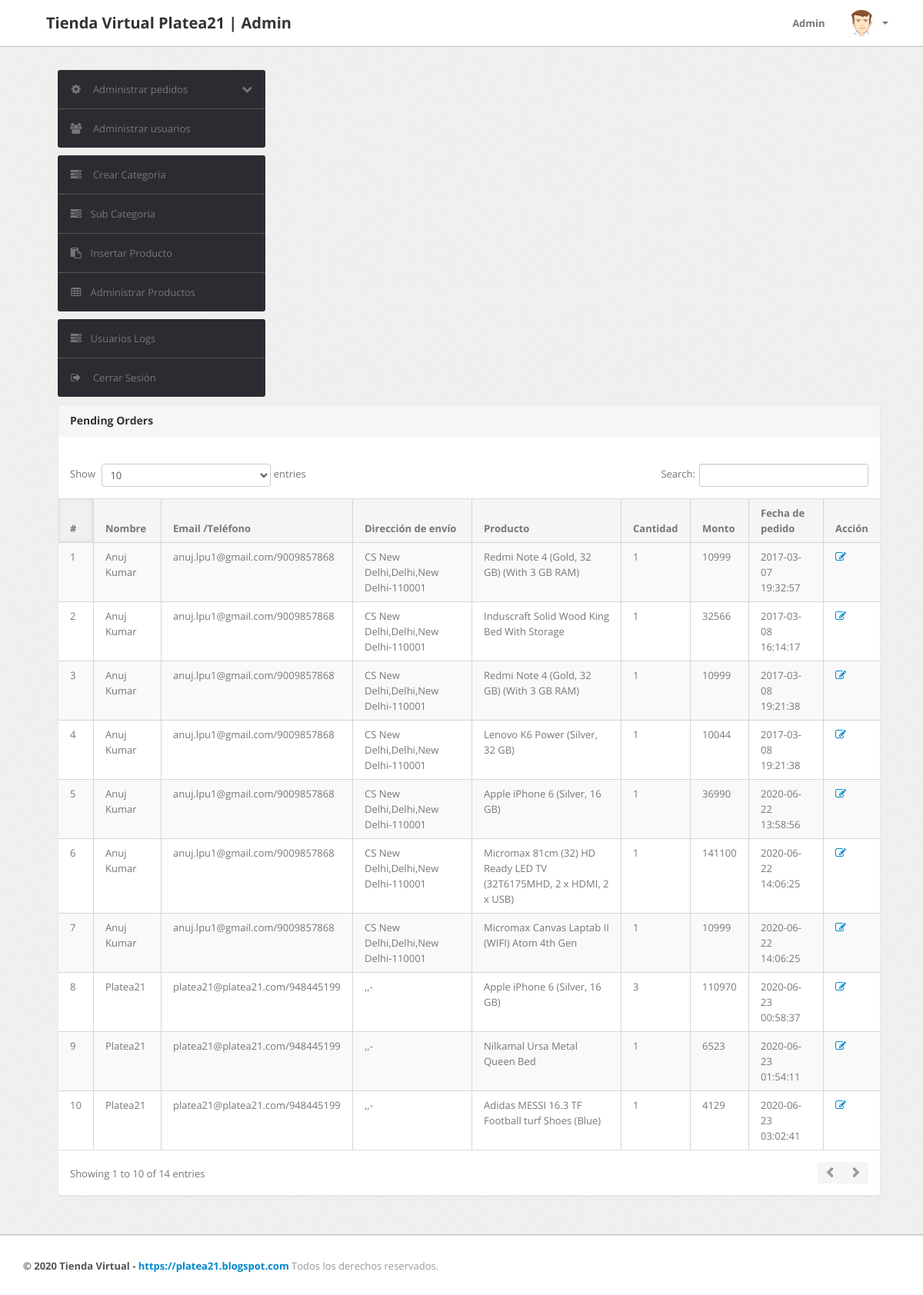
/admin/pending-orders.php (signed in), run on the app's committed database.
### tables this page shows
CREATE TABLE `orders` (
  `id` int(11) NOT NULL,
  `userId` int(11) DEFAULT NULL,
  `productId` varchar(255) DEFAULT NULL,
  `quantity` int(11) DEFAULT NULL,
  `orderDate` timestamp NOT NULL DEFAULT CURRENT_TIMESTAMP,
  `paymentMethod` varchar(50) DEFAULT NULL,
  `orderStatus` varchar(55) DEFAULT NULL
);

CREATE TABLE `users` (
  `id` int(11) NOT NULL,
  `name` varchar(255) DEFAULT NULL,
  `email` varchar(255) DEFAULT NULL,
  `contactno` bigint(11) DEFAULT NULL,
  `password` varchar(255) DEFAULT NULL,
  `shippingAddress` longtext,
  `shippingState` varchar(255) DEFAULT NULL,
  `shippingCity` varchar(255) DEFAULT NULL,
  `shippingPincode` int(11) DEFAULT NULL,
  `billingAddress` longtext,
  `billingState` varchar(255) DEFAULT NULL,
  `billingCity` varchar(255) DEFAULT NULL,
  `billingPincode` int(11) DEFAULT NULL,
  `regDate` timestamp NOT NULL DEFAULT CURRENT_TIMESTAMP,
  `updationDate` varchar(255) DEFAULT NULL
);

CREATE TABLE `products` (
  `id` int(11) NOT NULL,
  `category` int(11) NOT NULL,
  `subCategory` int(11) DEFAULT NULL,
  `productName` varchar(255) DEFAULT NULL,
  `productCompany` varchar(255) DEFAULT NULL,
  `productPrice` int(11) DEFAULT NULL,
  `productPriceBeforeDiscount` int(11) DEFAULT NULL,
  `productDescription` longtext,
  `productImage1` varchar(255) DEFAULT NULL,
  `productImage2` varchar(255) DEFAULT NULL,
  `productImage3` varchar(255) DEFAULT NULL,
  `shippingCharge` int(11) DEFAULT NULL,
  `productAvailability` varchar(255) DEFAULT NULL,
  `postingDate` timestamp NULL DEFAULT CURRENT_TIMESTAMP,
  `updationDate` varchar(255) DEFAULT NULL
);

### admin/pending-orders.php (the view, shortened to what this page needs)
<?php
include('include/config.php');
if(strlen($_SESSION['alogin'])==0)
	{
header('location:index.php');
}
else{
?>
<!DOCTYPE html>
<html lang="es">
<head>
	<link type="text/css" href="bootstrap/css/bootstrap.min.css" rel="stylesheet">
	<link type="text/css" href="bootstrap/css/bootstrap-responsive.min.css" rel="stylesheet">
	<link type="text/css" href="css/theme.css" rel="stylesheet">
	<link type="text/css" href="images/icons/css/font-awesome.css" rel="stylesheet">
</head>
<body>
<?php include('include/header.php');?>
	<div class="wrapper">
		<div class="container">
			<div class="row">
<?php include('include/sidebar.php');?>
			<div class="span11">
					<div class="content">
	<div class="module">
							<div class="module-head">
								<h3>Pending Orders</h3>
							</div>
							<div class="module-body table">
									<br />
								<table cellpadding="0" cellspacing="0" border="0" class="datatable-1 table table-bordered table-striped	 display table-responsive" >
									<thead>
										<tr>
											<th>#</th>
											<th>Nombre</th>
											<th width="50">Email /Teléfono</th>
											<th>Dirección de envío</th>
											<th>Producto </th>
											<th>Cantidad </th>
											<th>Monto </th>
											<th>Fecha de pedido</th>
											<th>Acción</th>
										</tr>
									</thead>
<tbody>
<?php
$status='Delivered';
$query=mysqli_query($con,"select users.name as username,users.email as useremail,users.contactno as usercontact,users.shippingAddress as shippingaddress,users.shippingCity as shippingcity,users.shippingState as shippingstate,users.shippingPincode as shippingpincode,products.productName as productname,products.shippingCharge as shippingcharge,orders.quantity as quantity,orders.orderDate as orderdate,products.productPrice as productprice,orders.id as id  from orders join users on  orders.userId=users.id join products on products.id=orders.productId where orders.orderStatus!='$status' or orders.orderStatus is null");
$cnt=1;
while($row=mysqli_fetch_array($query))
{
?>
										<tr>
											<td><?php echo htmlentities($cnt);?></td>
											<td><?php echo htmlentities($row['username']);?></td>
<td><?php echo htmlentities($row['useremail']);?>/<?php echo htmlentities($row['usercontact']);?></td>
<td><?php echo htmlentities($row['shippingaddress'].",".$row['shippingcity'].",".$row['shippingstate']."-".$row['shippingpincode']);?></td>
											<td><?php echo htmlentities($row['productname']);?></td>
											<td><?php echo htmlentities($row['quantity']);?></td>
											<td><?php echo htmlentities($row['quantity']*$row['productprice']+$row['shippingcharge']);?></td>
											<td><?php echo htmlentities($row['orderdate']);?></td>
											<td>   <a href="updateorder.php?oid=<?php echo htmlentities($row['id']);?>" title="Update order" target="_blank"><i class="icon-edit"></i></a>
											</td>
											</tr>
										<?php $cnt=$cnt+1; } ?>
										</tbody>
								</table>
							</div>
						</div>
					</div>
				</div>
			</div>
		</div>
	</div>
<?php include('include/footer.php');?>
</body>
<?php } ?>

### data on the page
orders: userId.name "Anuj Kumar", userId.email "anuj.lpu1@gmail.com", userId.contactno "9009857868", userId.shippingPincode "CS New Delhi,Delhi,New Delhi-110001", productId.productName "Redmi Note 4 (Gold, 32 GB) (With 3 GB RAM)", quantity "1", $row['quantity']*$row['productprice']+$row['shippingcharge'] "10999", orderDate "2017-03-07 19:32:57"
orders: userId.name "Anuj Kumar", userId.email "anuj.lpu1@gmail.com", userId.contactno "9009857868", userId.shippingPincode "CS New Delhi,Delhi,New Delhi-110001", productId.productName "Induscraft Solid Wood King Bed With Storage", quantity "1", $row['quantity']*$row['productprice']+$row['shippingcharge'] "32566", orderDate "2017-03-08 16:14:17"
orders: userId.name "Anuj Kumar", userId.email "anuj.lpu1@gmail.com", userId.contactno "9009857868", userId.shippingPincode "CS New Delhi,Delhi,New Delhi-110001", productId.productName "Redmi Note 4 (Gold, 32 GB) (With 3 GB RAM)", quantity "1", $row['quantity']*$row['productprice']+$row['shippingcharge'] "10999", orderDate "2017-03-08 19:21:38"
orders: userId.name "Anuj Kumar", userId.email "anuj.lpu1@gmail.com", userId.contactno "9009857868", userId.shippingPincode "CS New Delhi,Delhi,New Delhi-110001", productId.productName "Lenovo K6 Power (Silver, 32 GB)", quantity "1", $row['quantity']*$row['productprice']+$row['shippingcharge'] "10044", orderDate "2017-03-08 19:21:38"
orders: userId.name "Anuj Kumar", userId.email "anuj.lpu1@gmail.com", userId.contactno "9009857868", userId.shippingPincode "CS New Delhi,Delhi,New Delhi-110001", productId.productName "Apple iPhone 6 (Silver, 16 GB)", quantity "1", $row['quantity']*$row['productprice']+$row['shippingcharge'] "36990", orderDate "2020-06-22 13:58:56"
orders: userId.name "Anuj Kumar", userId.email "anuj.lpu1@gmail.com", userId.contactno "9009857868", userId.shippingPincode "CS New Delhi,Delhi,New Delhi-110001", productId.productName "Micromax 81cm (32) HD Ready LED TV (32T6175MHD, 2 x HDMI, 2 x USB)", quantity "1", $row['quantity']*$row['productprice']+$row['shippingcharge'] "141100", orderDate "2020-06-22 14:06:25"
orders: userId.name "Anuj Kumar", userId.email "anuj.lpu1@gmail.com", userId.contactno "9009857868", userId.shippingPincode "CS New Delhi,Delhi,New Delhi-110001", productId.productName "Micromax Canvas Laptab II (WIFI) Atom 4th Gen", quantity "1", $row['quantity']*$row['productprice']+$row['shippingcharge'] "10999", orderDate "2020-06-22 14:06:25"
orders: userId.name "Platea21", userId.email "platea21@platea21.com", userId.contactno "948445199", userId.shippingPincode ",,-", productId.productName "Apple iPhone 6 (Silver, 16 GB)", quantity "3", $row['quantity']*$row['productprice']+$row['shippingcharge'] "110970", orderDate "2020-06-23 00:58:37"
orders: userId.name "Platea21", userId.email "platea21@platea21.com", userId.contactno "948445199", userId.shippingPincode ",,-", productId.productName "Nilkamal Ursa Metal Queen Bed", quantity "1", $row['quantity']*$row['productprice']+$row['shippingcharge'] "6523", orderDate "2020-06-23 01:54:11"
orders: userId.name "Platea21", userId.email "platea21@platea21.com", userId.contactno "948445199", userId.shippingPincode ",,-", productId.productName "Adidas MESSI 16.3 TF Football turf Shoes (Blue)", quantity "1", $row['quantity']*$row['productprice']+$row['shippingcharge'] "4129", orderDate "2020-06-23 03:02:41"
